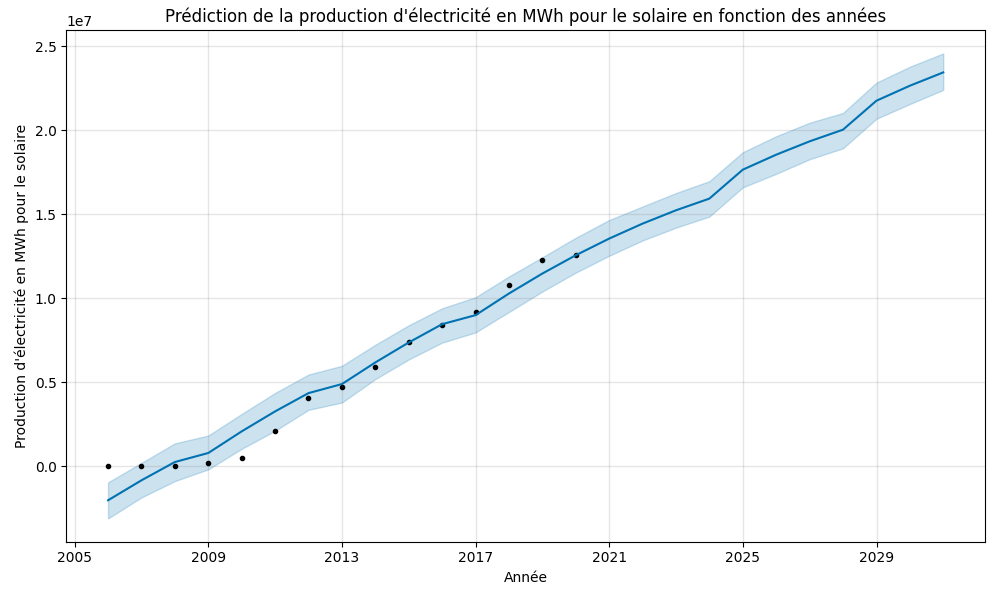

Write Python code to recreate this figure.
import warnings
warnings.filterwarnings('ignore')
import pandas as pd
import matplotlib.pyplot as plt
from prophet import Prophet
import logging
logging.getLogger().setLevel(logging.ERROR)
from prophet.diagnostics import cross_validation
from prophet.plot import plot_cross_validation_metric
from prophet.diagnostics import performance_metrics
from sklearn.metrics import mean_absolute_error, confusion_matrix

##-----------------------------------------------Nettoyage des données-----------------------##
df = pd.read_csv('cleaneddata/production_electricite_solaire.csv')
# Formater les dates
#conversion TWh en MWh
df['production électricité TWh'] = df['production électricité TWh'] * 1000000
print(df.head())

df['annee'] = pd.to_datetime(df['annee'],format="%Y")
#Formater les noms des colonnes pour lancer Prophet
df.columns = ['ds', 'y']

##-----------------------------------------------Graphique-----------------------##
plt.figure(figsize=(17, 8))
plt.plot(df['ds'],df['y'])
plt.xlabel('Année')
plt.ylabel('Production d\'électricité en MWh pour le solaire')
plt.title('Production d\'électricité en MWh pour le solaire en fonction des années')
plt.grid(False)
#sauvegarde du graphique
plt.savefig('prevision-production/solaire/production-solaire.png')


##-----------------------------------------------prediction-----------------------##
#Creation objet prophet
m = Prophet()
#Entrainement du modèle
m.fit(df)
#prediction des 11 prochaines années par défault ça compare avec les données historiques
future = m.make_future_dataframe(periods=11, freq='Y')
forecast = m.predict(future)
fig = m.plot(forecast)
plt.xlabel('Année')
plt.ylabel('Production d\'électricité en MWh pour le solaire')
plt.title('Prédiction de la production d\'électricité en MWh pour le solaire en fonction des années')
#sauvegarde du graphique
plt.savefig('prevision-production/solaire/prevision-solaire.png')

##------------------graphe-----------------------##
def afficheGraphePrediction(df,forecast,title):
    plt.figure(figsize=(17, 8))
    plt.plot(forecast['ds'],forecast['yhat'],label='valeurs prédites')
    plt.plot(forecast['ds'],forecast['yhat_lower'],label='valeurs inférieures prédites')
    plt.plot(forecast['ds'],forecast['yhat_upper'],label='valeurs supérieures prédites')
    plt.plot(df['ds'],df['y'],label='valeurs réelles')
    plt.legend()
    plt.xlabel('Année')
    plt.ylabel('Production d\'électricité en MWh pour le solaire')
    plt.title(title)
    plt.grid(False)

print(forecast)
afficheGraphePrediction(df,forecast,'Analyse de la prédiction de la production d\'électricité en MWh pour le solaire en fonction des années')
#sauvegarde du graphique
plt.savefig('prevision-production/solaire/analyse-prevision-solaire.png')

##-----------------------------------------------Cross-validation-----------------------##

#cross validation -> entrainement sur les données et tests sur les données pour voir l'efficacité du modèle (s'il y a des erreurs de prévisions)
#initial : toutes les données ou on s'entraine 
# horizon : combien de données je veux prédire 
#period : le nombres de données à calculer à chaque itération (ici je compte par 1 donc 365 jours))
#90 % entrainement et 10 % test ( 365 * 4 ans =  jours) (de 2006 à 2010) donc je veux tester sur les 10 ans restant soit 365*10= 3650 days
df_cv = cross_validation(m, initial = '1460 days', period='365 days', horizon = '3650 days')
print("CROSS VALIDATION")
print(df_cv)
afficheGraphePrediction(df_cv,df_cv,'Analyse de la cross validation de la production d\'électricité en MWh pour le solaire en fonction des années')
#sauvegarde du graphique
plt.savefig('prevision-production/solaire/analyse-cross-validation-solaire.png')

#pour calculer des indicateurs utiles par rapport à la prédiction
df_p = performance_metrics(df_cv)
print("INDICATEUR PERFORMANCE")
print(df_p)

####-------visualiser l'ensemble de la production par rapport au MAE-------####
'''
For example, if the range of nuclear electricity production is between 0 and 10,000 MWh,
then a MAE of 100 MWh would be considered quite good, while if the range is between 0 and 100 MWh, then a MAE of 100 MWh would be considered quite bad.
'''
print("Minimum production : "+ str(df["y"].min())) #minium de la production
print("Maximum production : " + str(df["y"].max())) #maximum de la production
print("Moyenne production : " + str(df["y"].mean())) #moyenne de la production
print("Ecart type production : " + str(df["y"].std())) #écart type de la production
print("Moyenne MAE : " + str(df_p["mae"].mean())) #moyenne de l'erreur absolue moyenne (MAE), mean absolute error (MAE)
print("MAE: ", mean_absolute_error(df_cv["y"], df_cv["yhat"])) # MAE avec une autre fonction


##----------Moyenne production prévision --------------##
moyennePrevision = forecast['yhat'].mean()
print("MOYENNE PRODUCTION BIOENERGIE PREVISION")
print(moyennePrevision)
##----------Minimum production prédite --------------##
minProductionPrevision = forecast['yhat'].min()
print("MINIMUM PRODUCTION BIOENERGIE PREVISION")
print(minProductionPrevision)
##----------Maximum production prédite --------------##
maxProductionPrevision = forecast['yhat'].max()
print("MAXIMUM PRODUCTION BIOENERGIE PREVISION")
print(maxProductionPrevision)
##----------Ecart type production prédite --------------##
ecartTypeProductionPrevision = forecast['yhat'].std()
print("ECART TYPE PRODUCTION BIOENERGIE PREVISION")
print(ecartTypeProductionPrevision)

#-----sauvegarde des données de prévision dans un fichier csv-----#
forecast.to_csv('prevision-production/solaire/prevision-solaire.csv', index=False)